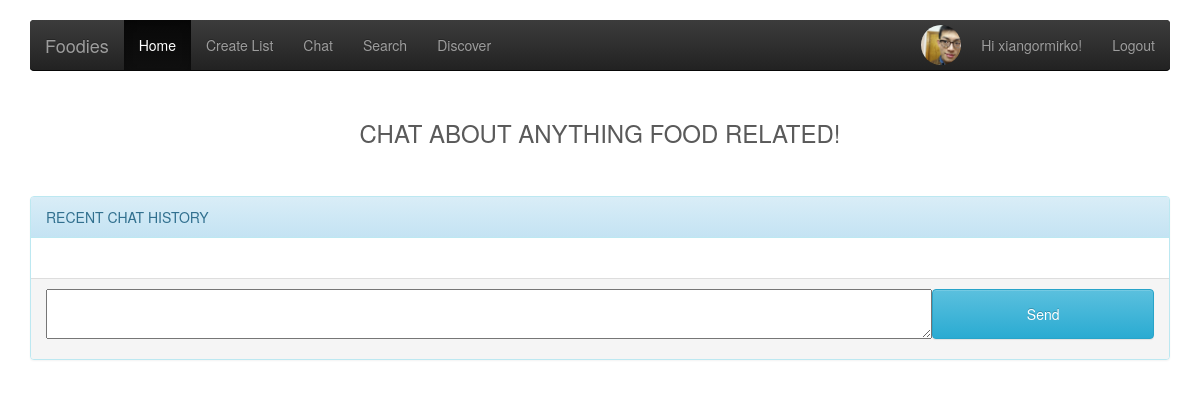
Page /lists/chat/ (signed in) on the earlier database version.
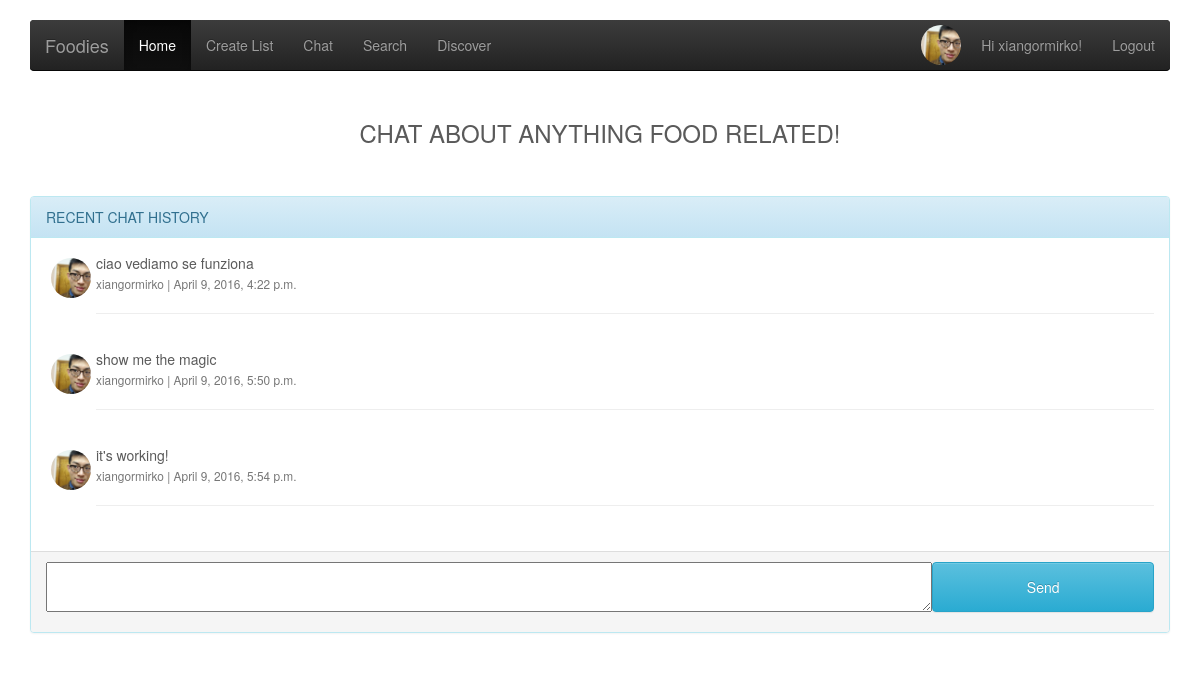
Same page on the later database version.
### rest_lists/models.py (models this page shows, shortened)
class Chat(models.Model):
    posted_time = models.DateTimeField(auto_now_add=True)
    poster = models.ForeignKey(User)
    content = models.TextField(blank=True)
    username = models.CharField(max_length=180, blank=True)
    avatar = models.CharField(max_length=255, blank=True)
    class Meta:
        ordering = ('posted_time',)

class UserProfile(models.Model):
    first_name = models.CharField(max_length=255)
    last_name = models.CharField(max_length=255)
    user = models.OneToOneField(User, on_delete=models.CASCADE)
    picture = models.ImageField(upload_to='profile_images', blank=True)
    following = models.ManyToManyField(List)

### rest_lists/views.py (the view, shortened to what this page needs)
# urls.py: url(r'chat/$', views.chat_room, name='chat'),
@login_required
def chat_room(request):
    form = forms.ChatForm(request.POST)
    if request.method == 'GET':
        if request.is_ajax():
            posts = serializers.serialize('json', models.Chat.objects.all())
            all_posts = models.Chat.objects.all()
            htmlbody = ""
            for post in all_posts:
                htmlbody += '<li class="media">'
                htmlbody += '<div class="image-crop pull-left"><a id="a-icon" href="">'
                if post.avatar:
                    htmlbody += '<img class="user-icon" src="/static/'+ post.avatar + '"/>'
                else:
                    htmlbody += '<img class="user-icon" src="/static/icons/food-iconset_0005_eggs-and-bacon.png'
                htmlbody += '</a></div><div class="media-body">'
                htmlbody += post.content
                htmlbody += '<br><small class="text-muted">'
                htmlbody += post.poster.username +' | '+post.posted_time.strftime('%B %d, %Y, %I:%M %p')
                htmlbody += '</small><hr/></div></li>'
            return HttpResponse(htmlbody)
    posts = models.Chat.objects.all()
    return render(request, 'rest_lists/chatroom.html', {'posts': posts, 'form': form})

### rest_lists/forms.py
class ChatForm(forms.ModelForm):
    content = forms.CharField(widget=forms.Textarea, label='')
    class Meta:
        model = models.Chat
        fields = [
            'content',
        ]

### rest_lists/templates/rest_lists/chatroom.html (shortened to what this page needs)
{% extends 'layout.html' %}
{% load static from staticfiles %}
{% block content %}
    <div class="row " style="padding-top:40px;">
        <h3 class="text-center">CHAT ABOUT ANYTHING FOOD RELATED! </h3>
        <br/><br/>
        <div class="col-md-12">
            <div class="panel panel-info">
                <div class="panel-heading">
                    RECENT CHAT HISTORY
                </div>
                <div class="panel-body">
                    <ul class="media-list" id="chat_target">
                        {% for post in posts %}
                            <li class="media">
                                <div class="image-crop pull-left"><a id="a-icon" href="">
                                    <img class="user-icon" src="{% static post.poster.userprofile.picture %}"/>
                                </a></div>
                                <div class="media-body">
                                    {{ post.content }}
                                    <br>
                                    <small class="text-muted">{{ post.poster.username }}
                                        | {{ post.posted_time }}</small>
                                    <hr/>
                                </div>
                            </li>
                        {% endfor %}
                    </ul>
                </div>
                <div class="panel-footer">
                    <form id="post_form" method="POST" action="/lists/chat/" enctype="multipart/form-data">
                        <div class="form-group">
                            {{ form.as_p }}
                            <input id="chat_button" type="submit" class='btn btn-info' name="submit" value="Send"/>
                        </div>
                    </form>
                </div>
            </div>
        </div>
    </div>
{% endblock %}

Differences in the rows shown:
added Chat: poster.picture (picture), content "ciao vediamo se funziona", poster.username "xiangormirko", posted_time "April 9, 2016, 4:22 p.m."
added Chat: poster.picture (picture), content "show me the magic", poster.username "xiangormirko", posted_time "April 9, 2016, 5:50 p.m."
added Chat: poster.picture (picture), content "it's working!", poster.username "xiangormirko", posted_time "April 9, 2016, 5:54 p.m."
